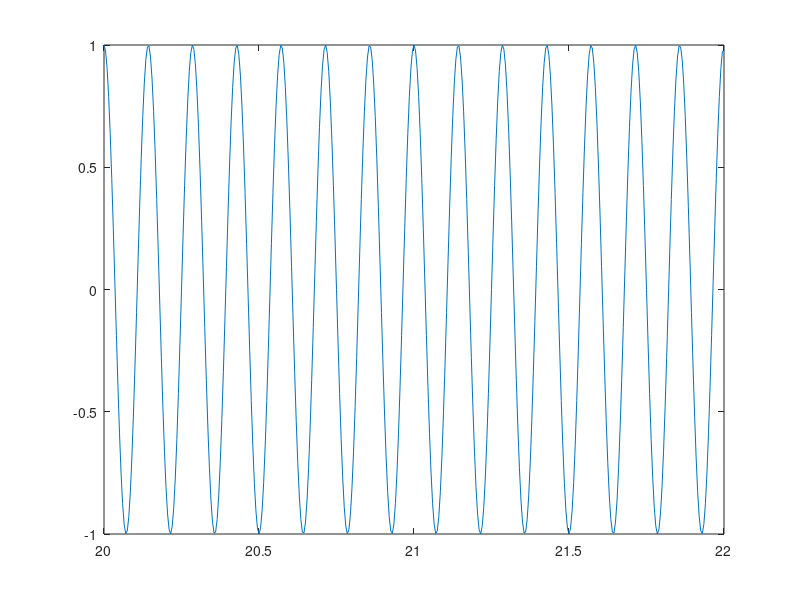

Recreate this plot in MATLAB.
fc=200; %frequenza di campionamento
passo=1/fc; %passo di campionamento
dur = 2; %durata tempo
start = 20; % tempo d'inizio
t = [start : passo : start+dur-passo]; %asse dei tempi
f=7; %frequenza
y =cos(f*2*pi*t); %coseno valori del tempo * (f*2*pi)
plot(t,y)